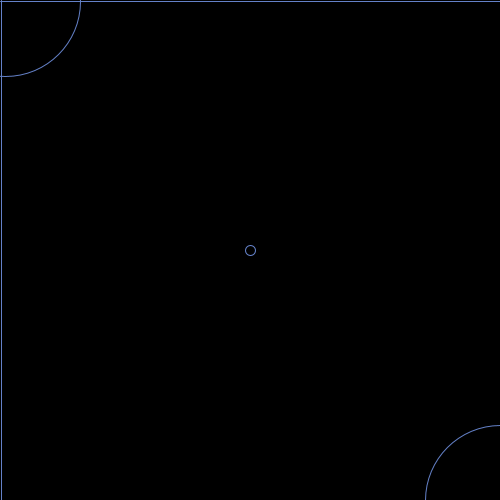
Frame 1 (no input)
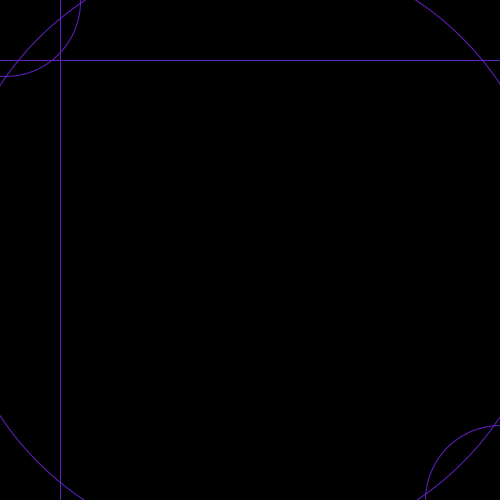
Frame 60 (the mouse pressed at the canvas centre just before this capture)
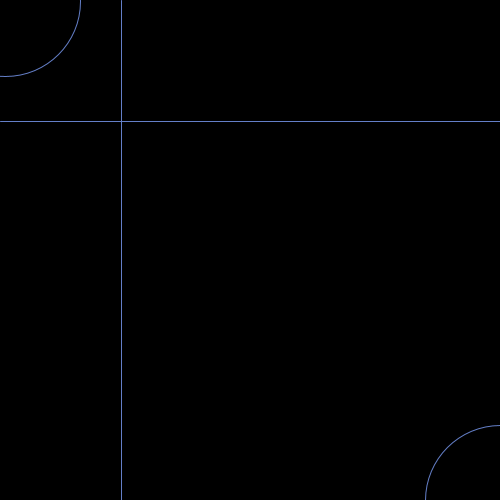
Frame 120 (the mouse held since frame 60 and released just before this capture)

The Processing sketch that drew these frames (run headless with seeded random() and noise(); from frame 60 on, the mouse is pressed at the canvas centre):

// Processing sketch: processing_57617
// ── processing_57617.pde

int diam = 10; // diametro
float centX, centY; //tamaño de la elipse
 
void setup() {
 size(500, 500);
  rectMode(CENTER);
  smooth();
  noFill();
 frameRate(50); //fotogramas por segundo
 
 frameRate(50); //fotogramas por segundo
   
   
  
    
centX = width/2; // ancho dividido dos valor250
   
centY = height/2; // alto dividido dos valor 150
 
 
}
 
 
 
int pos = 0;
void draw() {
background(0);
stroke(100, random(200), 200); // color negro
pos++;
   
 
line(pos, 500, pos, 0); //lineas
  line(0, pos, 500, pos);
   
  if (pos==250) // condicional segun posicion
     noLoop();
  
  if (pos==250)
     rect(250, 250, 250, 250);
   
    
   ellipse(centY, centX, diam, diam); //la ellipse
diam +=10;
   
   
 
 ellipse(width/100, 1, 150, 150); //ellipses de los bordes
 ellipse(width/1, 500, 150, 150);
   
       
if(pos > width) {
pos = 50;
     
 
 
}

}

void mousePressed() {

pos++;

if(pos==255) loop();
 
}
